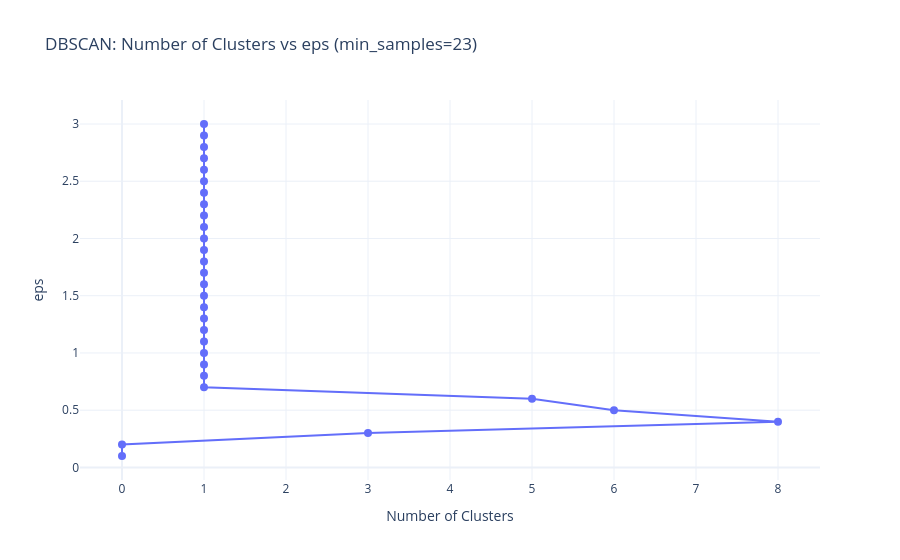

Here is the notebook cell this chart was saved with:
### Code cell
# DBSCAN Clustering
eps_values = np.arange(0.1, 3.1, 0.1)
plot_dbscan_cluster_count_vs_eps(customer_info, 23, eps_values)

### Figure 1 — Plotly figure (JSON) as saved in the notebook; plotly's stock layout.template omitted (floating-point values rounded to 4 significant figures)
{"data": [{"hovertemplate": "Clusters=%{x}<br>eps=%{y:.2f}<extra></extra>", "marker": {"size": 8}, "mode": "lines+markers", "type": "scatter", "x": [0, 0, 3, 8, 6, 5, 1, 1, 1, 1, 1, 1, 1, 1, 1, 1, 1, 1, 1, 1, 1, 1, 1, 1, 1, 1, 1, 1, 1, 1], "y": [0.1, 0.2, 0.3, 0.4, 0.5, 0.6, 0.7, 0.8, 0.9, 1, 1.1, 1.2, 1.3, 1.4, 1.5, 1.6, 1.7, 1.8, 1.9, 2, 2.1, 2.2, 2.3, 2.4, 2.5, 2.6, 2.7, 2.8, 2.9, 3.0]}], "layout": {"title": {"text": "DBSCAN: Number of Clusters vs eps (min_samples=23)"}, "xaxis": {"title": {"text": "Number of Clusters"}}, "yaxis": {"title": {"text": "eps"}}}}
